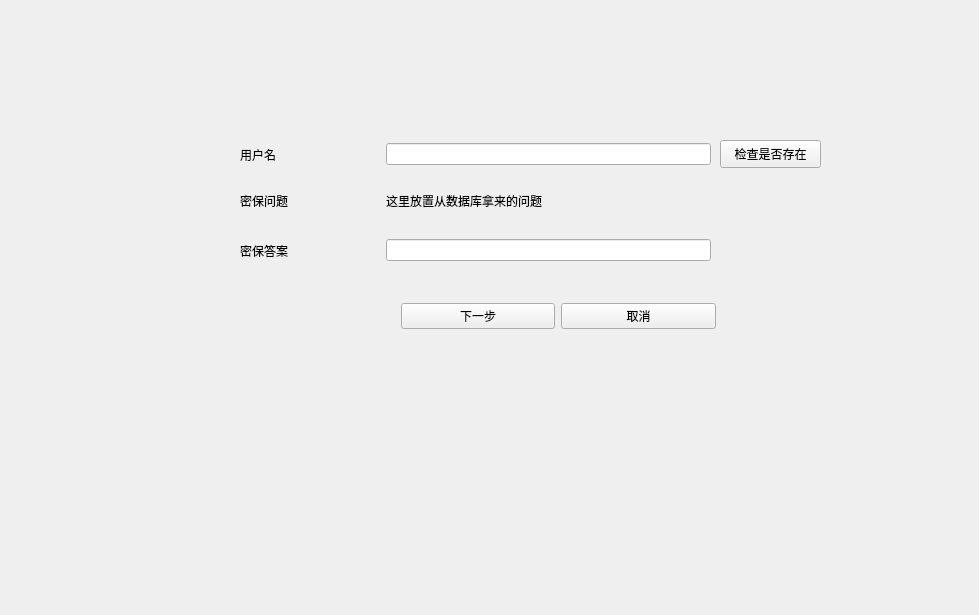
<?xml version="1.0" encoding="UTF-8"?>
<ui version="4.0">
 <class>Getbackpwd</class>
 <widget class="QWidget" name="Getbackpwd">
  <property name="geometry">
   <rect>
    <x>0</x>
    <y>0</y>
    <width>979</width>
    <height>615</height>
   </rect>
  </property>
  <property name="windowTitle">
   <string>Form</string>
  </property>
  <widget class="QWidget" name="horizontalLayoutWidget">
   <property name="geometry">
    <rect>
     <x>240</x>
     <y>180</y>
     <width>471</width>
     <height>41</height>
    </rect>
   </property>
   <layout class="QHBoxLayout" name="mail_layout" stretch="3,7">
    <item>
     <widget class="QLabel" name="ques_lb">
      <property name="text">
       <string>密保问题</string>
      </property>
     </widget>
    </item>
    <item>
     <widget class="QLabel" name="quesGet_lb">
      <property name="text">
       <string>这里放置从数据库拿来的问题</string>
      </property>
     </widget>
    </item>
   </layout>
  </widget>
  <widget class="QWidget" name="horizontalLayoutWidget_5">
   <property name="geometry">
    <rect>
     <x>240</x>
     <y>300</y>
     <width>476</width>
     <height>32</height>
    </rect>
   </property>
   <layout class="QHBoxLayout" name="horizontalLayout" stretch="7">
    <item>
     <layout class="QHBoxLayout" name="buttons_layout">
      <item>
       <widget class="QLabel" name="empty_btn_lb">
        <property name="text">
         <string/>
        </property>
       </widget>
      </item>
      <item>
       <widget class="QPushButton" name="yes_btn">
        <property name="text">
         <string>下一步</string>
        </property>
       </widget>
      </item>
      <item>
       <widget class="QPushButton" name="cancel_btn">
        <property name="text">
         <string>取消</string>
        </property>
       </widget>
      </item>
     </layout>
    </item>
   </layout>
  </widget>
  <widget class="QWidget" name="horizontalLayoutWidget_2">
   <property name="geometry">
    <rect>
     <x>240</x>
     <y>230</y>
     <width>471</width>
     <height>41</height>
    </rect>
   </property>
   <layout class="QHBoxLayout" name="horizontalLayout_2" stretch="3,7">
    <item>
     <widget class="QLabel" name="ans_lb">
      <property name="text">
       <string>密保答案</string>
      </property>
     </widget>
    </item>
    <item>
     <widget class="QLineEdit" name="ans_le"/>
    </item>
   </layout>
  </widget>
  <widget class="QWidget" name="horizontalLayoutWidget_3">
   <property name="geometry">
    <rect>
     <x>240</x>
     <y>129</y>
     <width>471</width>
     <height>51</height>
    </rect>
   </property>
   <layout class="QHBoxLayout" name="horizontalLayout_3" stretch="3,7">
    <item>
     <widget class="QLabel" name="userName_lb">
      <property name="text">
       <string>用户名</string>
      </property>
     </widget>
    </item>
    <item>
     <widget class="QLineEdit" name="userName_le"/>
    </item>
   </layout>
  </widget>
  <widget class="QPushButton" name="checkExist_btn">
   <property name="geometry">
    <rect>
     <x>720</x>
     <y>140</y>
     <width>101</width>
     <height>28</height>
    </rect>
   </property>
   <property name="text">
    <string>检查是否存在</string>
   </property>
  </widget>
 </widget>
 <resources/>
 <connections>
  <connection>
   <sender>cancel_btn</sender>
   <signal>clicked()</signal>
   <receiver>Getbackpwd</receiver>
   <slot>close()</slot>
   <hints>
    <hint type="sourcelabel">
     <x>637</x>
     <y>345</y>
    </hint>
    <hint type="destinationlabel">
     <x>489</x>
     <y>307</y>
    </hint>
   </hints>
  </connection>
 </connections>
</ui>
